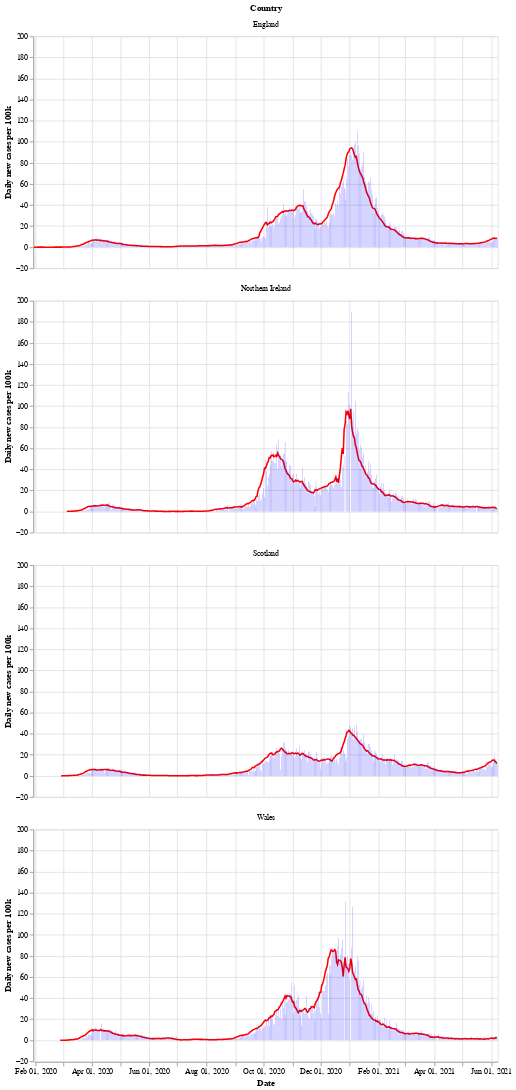

Notebook code for this chart:
### Markdown cell above
Next is a bar chart of the number of new cases in each country (per 100k population), with the 7 day moving average of cases. Again we see that Wales saw a longer period of raising and falling cases compared to the other countries.

After a period of cases falling, each nation is now seeing a rise in the number of cases - especially in Wales.

### Code cell
# collapse
bars = alt.Chart(uk_cases).mark_bar().encode(
    x=alt.X("yearmonthdate(date):T", axis=alt.Axis(title='Date')),
    y=alt.Y("newCasesRate:Q", axis=alt.Axis(title='Daily new cases per 100k')),
    tooltip='newCasesRate',
    color=alt.condition(
        alt.datum.dailyChange > 0,
        alt.value("orange"),  # The positive color
        alt.value("blue")  # The negative color
    )
).properties(title='New cases per 100k population with rolling 7 day average', width=600).interactive()
line = alt.Chart(uk_cases).mark_line(
    color='red',
    size=2,
).transform_window(
    rolling_mean='mean(newCasesRate)',
    frame=[0, 7],
    groupby=['areaName']
).encode(
    x='yearmonthdate(date):T',
    y='rolling_mean:Q'
)
alt.layer(line, bars, data=uk_cases).facet(alt.Row('areaName', title='Country'), columns=1)

### Figure 1 — Vega-Lite specification as saved in the notebook (floating-point values rounded to 4 significant figures; data arrays with more than 128 entries replaced by an {"elided": "..."} marker saying what was removed)
{"config": {"view": {"continuousWidth": 400, "continuousHeight": 300}}, "data": {"name": "data-0ec79770af4eea62be6cd8df7c0a1789"}, "facet": {"type": "nominal", "field": "areaName", "title": "Country"}, "spec": {"layer": [{"mark": {"type": "line", "color": "red", "size": 2}, "encoding": {"x": {"type": "temporal", "field": "date", "timeUnit": "yearmonthdate"}, "y": {"type": "quantitative", "field": "rolling_mean"}}, "transform": [{"window": [{"op": "mean", "field": "newCasesRate", "as": "rolling_mean"}], "frame": [0, 7], "groupby": ["areaName"]}]}, {"mark": "bar", "encoding": {"color": {"condition": {"value": "orange", "test": "(datum.dailyChange > 0)"}, "value": "blue"}, "tooltip": {"type": "quantitative", "field": "newCasesRate"}, "x": {"type": "temporal", "axis": {"title": "Date"}, "field": "date", "timeUnit": "yearmonthdate"}, "y": {"type": "quantitative", "axis": {"title": "Daily new cases per 100k"}, "field": "newCasesRate"}}, "selection": {"selector002": {"type": "interval", "bind": "scales", "encodings": ["x", "y"]}}, "title": "New cases per 100k population with rolling 7 day average", "width": 600}]}, "columns": 1, "$schema": "https://vega.github.io/schema/vega-lite/v4.8.1.json", "datasets": {"data-0ec79770af4eea62be6cd8df7c0a1789": {"elided": "1888 records"}}}
